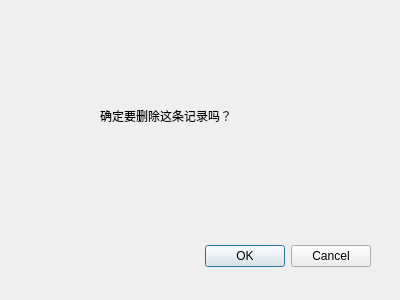
<?xml version="1.0" encoding="UTF-8"?>
<ui version="4.0">
 <class>ConfirmDialog</class>
 <widget class="QDialog" name="ConfirmDialog">
  <property name="geometry">
   <rect>
    <x>0</x>
    <y>0</y>
    <width>400</width>
    <height>300</height>
   </rect>
  </property>
  <property name="windowTitle">
   <string>Confirm</string>
  </property>
  <widget class="QDialogButtonBox" name="buttonBox">
   <property name="geometry">
    <rect>
     <x>30</x>
     <y>240</y>
     <width>341</width>
     <height>32</height>
    </rect>
   </property>
   <property name="orientation">
    <enum>Qt::Horizontal</enum>
   </property>
   <property name="standardButtons">
    <set>QDialogButtonBox::Cancel|QDialogButtonBox::Ok</set>
   </property>
  </widget>
  <widget class="QLabel" name="label">
   <property name="geometry">
    <rect>
     <x>100</x>
     <y>70</y>
     <width>231</width>
     <height>91</height>
    </rect>
   </property>
   <property name="text">
    <string>确定要删除这条记录吗？</string>
   </property>
  </widget>
 </widget>
 <resources/>
 <connections>
  <connection>
   <sender>buttonBox</sender>
   <signal>accepted()</signal>
   <receiver>ConfirmDialog</receiver>
   <slot>accept()</slot>
   <hints>
    <hint type="sourcelabel">
     <x>248</x>
     <y>254</y>
    </hint>
    <hint type="destinationlabel">
     <x>157</x>
     <y>274</y>
    </hint>
   </hints>
  </connection>
  <connection>
   <sender>buttonBox</sender>
   <signal>rejected()</signal>
   <receiver>ConfirmDialog</receiver>
   <slot>reject()</slot>
   <hints>
    <hint type="sourcelabel">
     <x>316</x>
     <y>260</y>
    </hint>
    <hint type="destinationlabel">
     <x>286</x>
     <y>274</y>
    </hint>
   </hints>
  </connection>
 </connections>
</ui>
